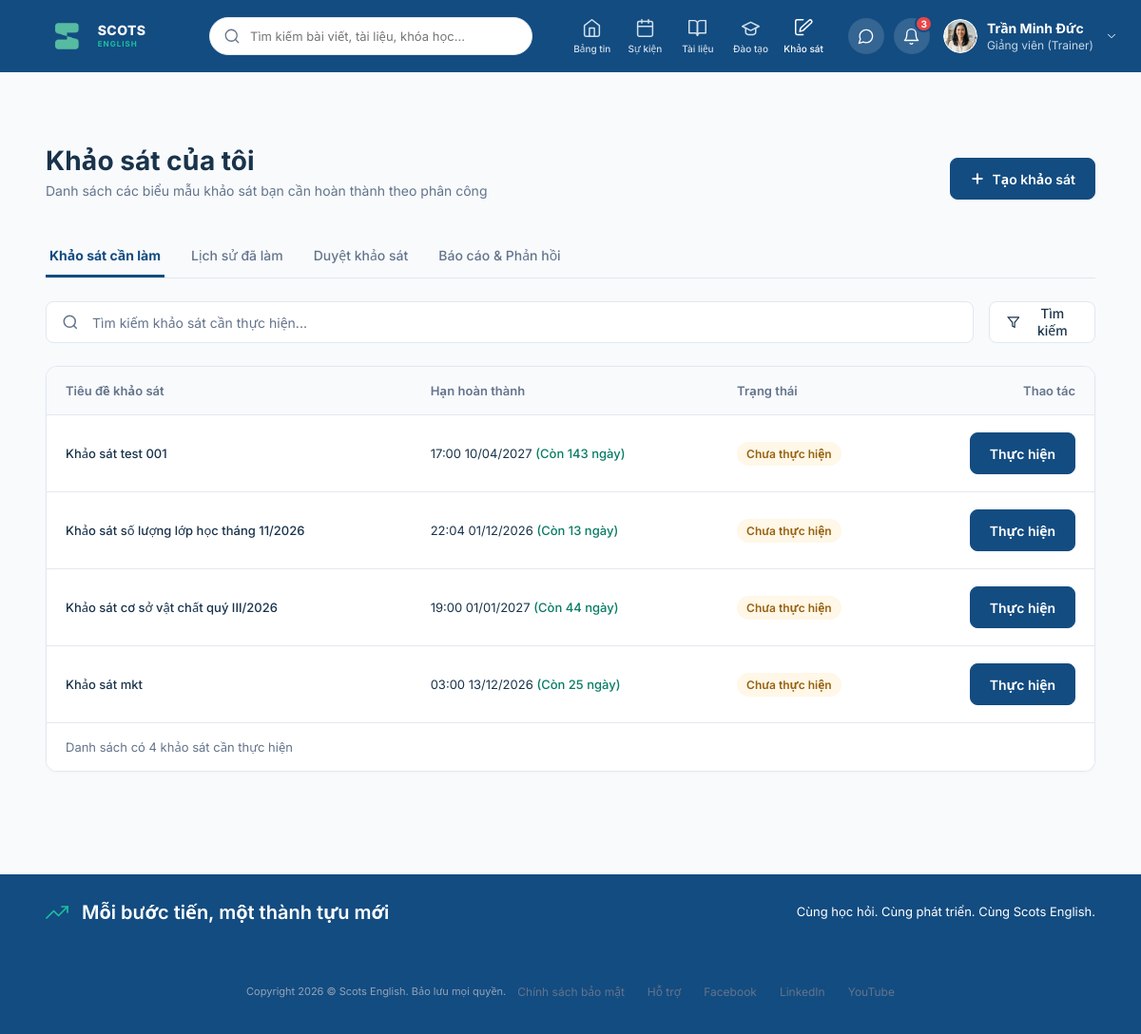
The page /surveys/ (signed in) on the database as committed earlier.
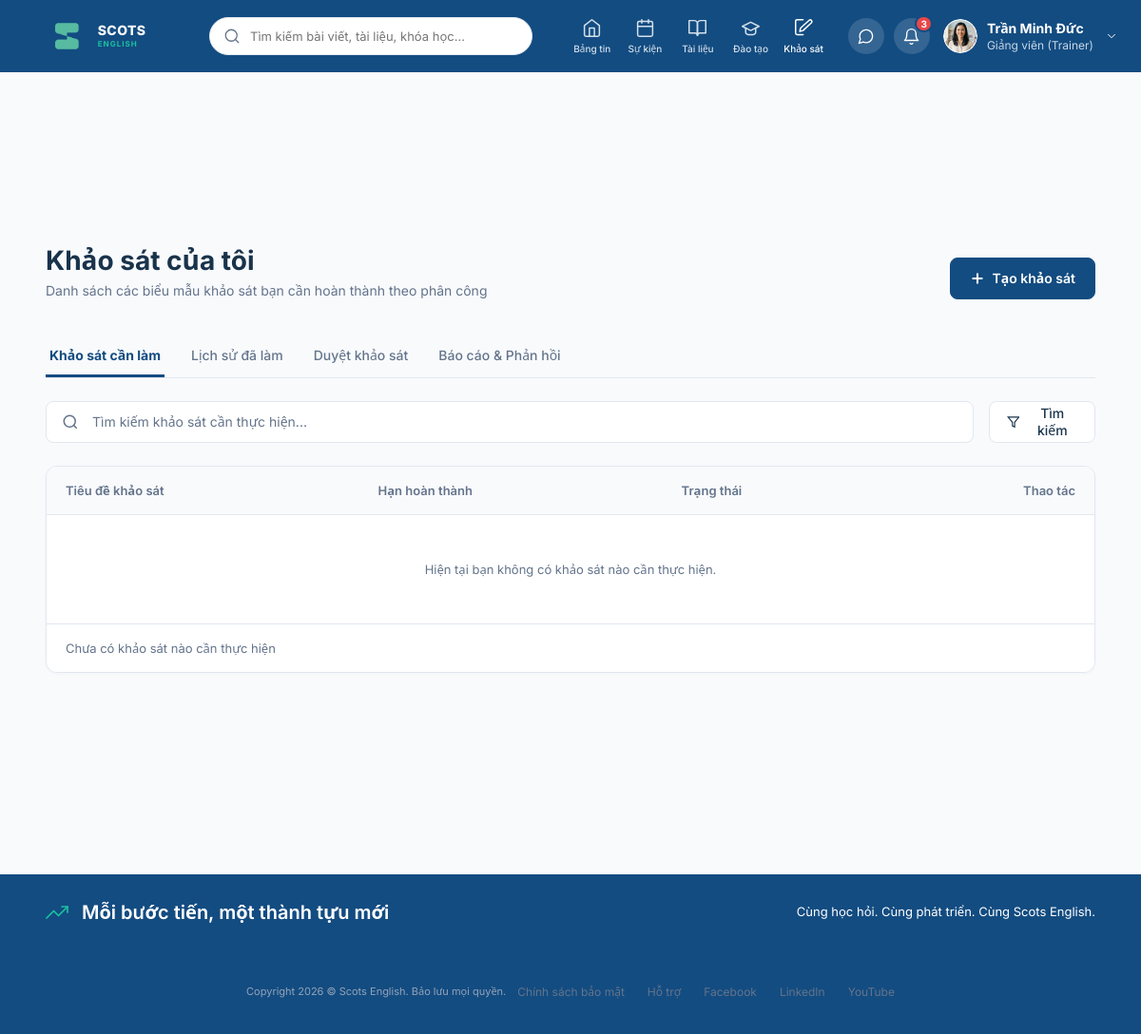
The same page on the database as committed later.
### surveys/models.py (models this page shows, shortened)
class Survey(models.Model):
    department = models.ForeignKey(
        Department,
        on_delete=models.CASCADE,
        related_name='surveys',
        verbose_name="Phòng ban"
    )
    creator = models.ForeignKey(
        settings.AUTH_USER_MODEL,
        on_delete=models.CASCADE,
        related_name='created_surveys',
        verbose_name="Người tạo"
    )
    approver = models.ForeignKey(
        settings.AUTH_USER_MODEL,
        on_delete=models.SET_NULL,
        null=True,
        related_name='approved_surveys',
        verbose_name="Người duyệt"
    )
    name=models.CharField(
        max_length=100,
        verbose_name='Tên khảo sát'
    )
    date_created = models.DateTimeField(
        auto_now_add=True,
        verbose_name="Ngày tạo"
    )
    is_approved = models.BooleanField(
        default=False,
        verbose_name="Đã duyệt"
    )
    is_respondable = models.BooleanField(
        default=True,
        verbose_name="Cho phép trả lời"
    )
    is_visible = models.BooleanField(
        default=True,
        verbose_name="Hiển thị"
    )
    anonymous = models.BooleanField(
        default=False,
        verbose_name="Trả lời ẩn danh"
    )
    description = models.TextField(
        blank=True,
        null=True,
        verbose_name="Mô tả"
    )
    response_limit = models.IntegerField(
        null=True,
        blank=True,
        verbose_name="Giới hạn lượt trả lời"
    )
    response_deadline= models.DateTimeField(
        null=True,
        blank=True,
        db_index=True,
        verbose_name='Thời hạn trả lời'
    )
    @property
    def time_left(self):
        if not self.response_deadline:
            return None
        secs_left = (self.response_deadline - timezone.now()).total_seconds()
        if secs_left>=86400:
            time_left=secs_left//86400
            unit='ngày'
        elif secs_left>=3600:
            time_left=secs_left//3600
            unit='giờ'
        else:
            time_left=secs_left//60
            unit='phút'
        return f'Còn {time_left:.0f} {unit}'
    class Meta:
        db_table = 'survey'

### surveys/views.py (the view)
# urls.py: path('',views.SurveyList,name='MySurvey'),
def SurveyList(request):
    if not request.user.is_authenticated:
        default_user = User.objects.filter(username='minhanh').first()
        if default_user:
            login(request, default_user)
    user = request.user
    query = request.GET.get('q', '').strip()
    surveys_qs = Survey.objects.filter(
        access_permissions__emp=user,
        access_permissions__can_respond=True,
        is_visible=True,
        is_approved=True
    ).filter(
        Q(response_deadline__isnull=True) | Q(response_deadline__gt=timezone.now())
    ).distinct().select_related('department', 'creator').order_by('-date_created')
    if query:
        surveys_qs = surveys_qs.filter(name__icontains=query)
    user_responses = SurveyResponse.objects.filter(
        survey__in=surveys_qs,
        respondent=user
    ).values('survey_id', 'submission_date')
    submitted_counts = collections.Counter()
    has_draft_map = set()
    for ur in user_responses:
        sid = ur['survey_id']
        if ur['submission_date'] is not None:
            submitted_counts[sid] += 1
        else:
            has_draft_map.add(sid)
    surveys_list = []
    for s in surveys_qs:
        sub_count = submitted_counts[s.id]
        has_draft = (s.id in has_draft_map)
        max_limit = s.response_limit or 1
        if sub_count < max_limit:
            s.user_submitted_count = sub_count
            s.has_draft = has_draft
            s.is_submitted = (sub_count > 0)
            s.max_limit = max_limit
            if has_draft:
                s.status_label = 'Lưu nháp'
                s.status_badge_class = 'doc-badge-in-progress'
                s.btn_label = 'Tiếp tục'
            elif sub_count > 0:
                s.status_label = 'Đã thực hiện'
                s.status_badge_class = 'doc-badge-approved'
                s.btn_label = 'Thực hiện lại'
            else:
                s.status_label = 'Chưa thực hiện'
                s.status_badge_class = 'doc-badge-pending'
                s.btn_label = 'Thực hiện'
            surveys_list.append(s)
    context = {
        'surveys': surveys_list,
        'search_query': query,
    }
    return render(request, 'list.html', context)

### posts/colleagues.py (called while the page is built)
def is_test_environment():
    return 'test' in sys.argv or getattr(settings, 'TESTING', False)

def get_profiles_file():
    if is_test_environment():
        return TEST_USER_PROFILES_FILE
    return USER_PROFILES_FILE

def _ensure_custom_profile_table():
    try:
        with connection.cursor() as cursor:
            cursor.execute("""
                CREATE TABLE IF NOT EXISTS user_custom_profile (
                    username VARCHAR(150) PRIMARY KEY,
                    avatar TEXT DEFAULT '',
                    cover TEXT DEFAULT '',
                    bio TEXT DEFAULT '',
                    job_title TEXT DEFAULT '',
                    branch TEXT DEFAULT '',
                    join_date TEXT DEFAULT '',
                    phone TEXT DEFAULT '',
                    email TEXT DEFAULT '',
                    updated_at TIMESTAMP DEFAULT CURRENT_TIMESTAMP
                );
            """)
    except Exception:
        pass

### surveys/templates/list.html (shortened to what this page needs)
{%  extends 'base.html' %}
{%  block content  %}
  <main class="survey-workspace">
    <header class="doc-header">
      <div>
        <h1 class="doc-header-title">Khảo sát của tôi</h1>
        <p class="doc-header-subtitle">Danh sách các biểu mẫu khảo sát bạn cần hoàn thành theo phân công</p>
      </div>
      <a href="{% url 'SurveyCreate' %}" class="doc-btn doc-btn-primary">
        <svg width="16" height="16" viewBox="0 0 16 16" fill="none" stroke="currentColor" stroke-width="2">
          <path d="M8 3.333v9.334M3.333 8h9.334" stroke-linecap="round" stroke-linejoin="round"/>
        </svg>
        Tạo khảo sát
      </a>
    </header>
    <nav class="doc-tabs">
      <a href="{% url 'MySurvey' %}" class="doc-tab active">Khảo sát cần làm</a>
      <a href="{% url 'SurveyHistory' %}" class="doc-tab">Lịch sử đã làm</a>
      {% if request.user.managed_departments.exists %}
        <a href="{% url 'SurveyApproveList' %}" class="doc-tab">Duyệt khảo sát</a>
      {% endif %}
      <a href="{% url 'SurveyPublished' %}" class="doc-tab">Báo cáo & Phản hồi</a>
    </nav>
    <form method="GET" action="{% url 'MySurvey' %}" class="doc-toolbar">
      <div class="doc-search-box" style="max-width: 100%;">
        <svg width="18" height="18" viewBox="0 0 24 24" fill="none" stroke="#64748b" stroke-width="2">
          <circle cx="11" cy="11" r="8"></circle>
          <path d="m21 21-4.35-4.35"></path>
        </svg>
        <input type="text" name="q" value="{{ search_query }}" placeholder="Tìm kiếm khảo sát cần thực hiện...">
      </div>
      <button class="doc-filter-btn" type="submit">
        <svg width="16" height="16" viewBox="0 0 24 24" fill="none" stroke="currentColor" stroke-width="2">
          <polygon points="22 3 2 3 10 12.46 10 19 14 21 14 12.46 22 3"></polygon>
        </svg>
        Tìm kiếm
      </button>
    </form>
    <section class="doc-table-card">
      <table class="doc-table">
        <thead>
          <tr>
            <th>Tiêu đề khảo sát</th>
            <th>Hạn hoàn thành</th>
            <th>Trạng thái</th>
            <th style="text-align: right;">Thao tác</th>
          </tr>
        </thead>
        <tbody>
        {% for survey in surveys %}
            <tr>
                <td class="doc-table-title">
                    <a href="{% url 'SurveyTake' survey.id %}" style="text-decoration: none; color: inherit; font-weight: 500;">
                        {{ survey.name }}
                    </a>
                </td>
                <td>
                    {% if survey.response_deadline %}
                        <span>{{ survey.response_deadline|date:"H:i d/m/Y" }}</span>
                        <span style="color: var(--teal-dark); font-weight: 500;">({{ survey.time_left }})</span>
                    {% else %}
                        <span style="color: var(--ink-soft);">Không giới hạn</span>
                    {% endif %}
                </td>
                <td>
                    <span class="doc-badge {{ survey.status_badge_class }}">{{ survey.status_label }}</span>
                </td>
                <td style="text-align: right;">
                    <a href="{% url 'SurveyTake' survey.id %}" class="doc-btn doc-btn-primary">
                        {{ survey.btn_label }}
                    </a>
                </td>
            </tr>
        {% empty %}
            <tr>
                <td colspan="4" style="text-align: center; padding: 48px 20px; color: var(--ink-soft);">
                    {% if search_query %}
                        Không tìm thấy khảo sát nào khớp với từ khóa "<strong>{{ search_query }}</strong>".
                    {% else %}
                        Hiện tại bạn không có khảo sát nào cần thực hiện.
                    {% endif %}
                </td>
            </tr>
        {% endfor %}
        </tbody>
      </table>
    <footer class="doc-table-pagination">
        {% if surveys %}
            Danh sách có {{ surveys|length }} khảo sát cần thực hiện
        {% else %}
            Chưa có khảo sát nào cần thực hiện
        {% endif %}
    </footer>
    </section>
  </main>
{% endblock %}

Rows that differ between the two databases and show on the page:
removed Survey: name "Khảo sát test 001", response_deadline "17:00 10/04/2027", time_left "Còn 143 ngày", status_label "Chưa thực hiện", btn_label "Thực hiện"
removed Survey: name "Khảo sát số lượng lớp học tháng 11/2026", response_deadline "22:04 01/12/2026", time_left "Còn 13 ngày", status_label "Chưa thực hiện", btn_label "Thực hiện"
removed Survey: name "Khảo sát cơ sở vật chất quý III/2026", response_deadline "19:00 01/01/2027", time_left "Còn 44 ngày", status_label "Chưa thực hiện", btn_label "Thực hiện"
removed Survey: name "Khảo sát mkt", response_deadline "03:00 13/12/2026", time_left "Còn 25 ngày", status_label "Chưa thực hiện", btn_label "Thực hiện"
Other text that changed with them:
{{ surveys|length }}: "4" → (not shown)
text no longer shown: "Danh sách có khảo sát cần thực hiện"
text now shown: "Hiện tại bạn không có khảo sát nào cần thực hiện. Chưa có khảo sát nào cần thực hiện"
